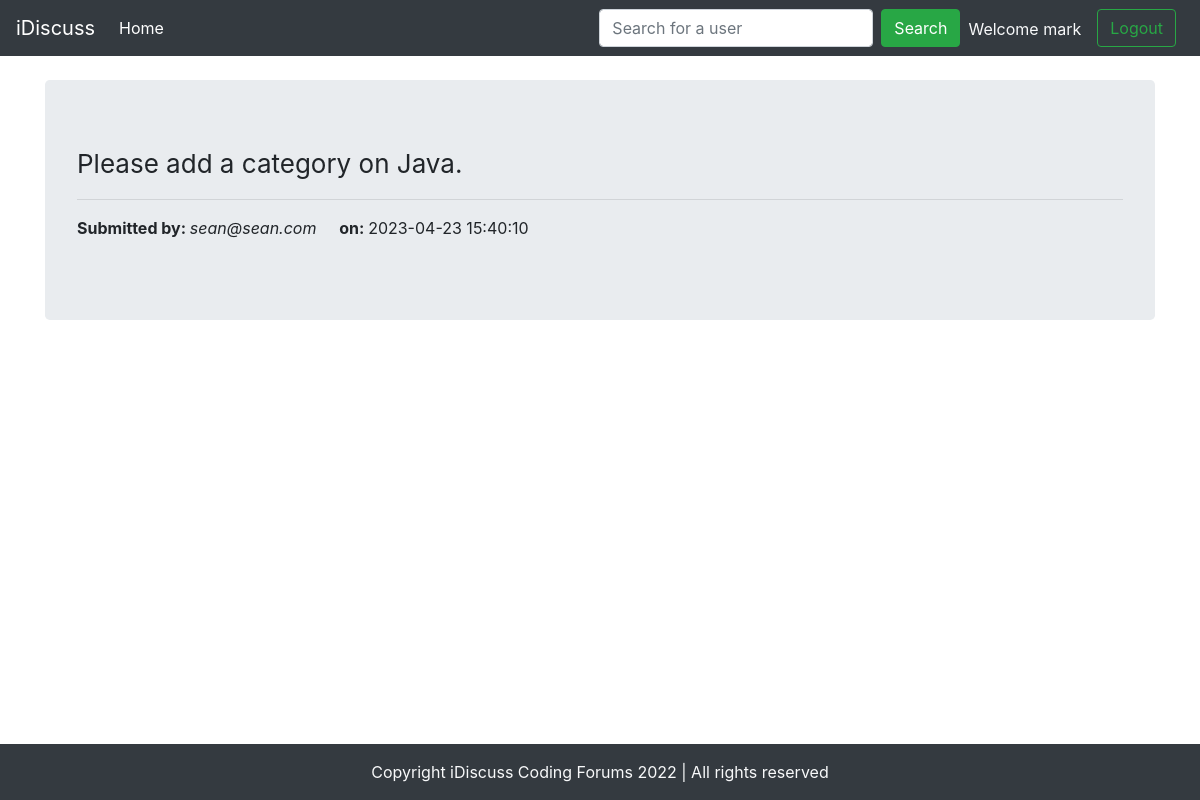
The page /query.php?queryid=2 (signed in) on the database its author committed.
### tables this page shows
CREATE TABLE `queries` (
  `query_id` int(8) NOT NULL,
  `user_email` varchar(50) NOT NULL,
  `query` text NOT NULL,
  `submitted_on` datetime NOT NULL,
  `seen` tinyint(1) NOT NULL
);

### query.php (the view, shortened to what this page needs)
<!doctype html>
<html lang="en">
<head>
    <link rel="stylesheet" href="/forum/css/bootstrap.min.css"
>
</head>
<body>
    <?php include 'partials/_dbconnect.php'?>
<?php
    if(isset($_SESSION['adminloggedin'])&&$_SESSION['adminloggedin']==true)
    {
    include 'partials/_adminheader.php';
    }
    else
    {
        pagenotfound();
    }
?>
  <?php
            if(isset($_GET['queryid']))
            {
                $id=(int)$_GET['queryid'];
                $sql="SELECT * FROM `queries` WHERE query_id=$id";
                $result=mysqli_query($conn, $sql);
                $row = mysqli_fetch_assoc($result);
            }
            if($row==null || !isset($_GET['queryid']))
            {
                pagenotfound();
            }
            else
            {
               $query=$row['query'];
               $user_email=$row['user_email'];
               $submitted_on=$row['submitted_on'];
               $seen=$row['seen'];
               if($seen==0)
               {
                    $sql="UPDATE queries SET seen='1' WHERE query_id='$id'";
                    $result=mysqli_query($conn, $sql);
                    if($result)
                    {
                            echo '<div class="container my-4" id="maincontainer">
                            <div class="jumbotron">
                            <span style="font-size:26px;">'.$query.'</span>
                            <hr class="my-3">
                            <p><span class="font-weight-bold">Submitted by: </span><em>' .$user_email. '</em><span class="font-weight-bold">&nbsp;&nbsp;&nbsp;&nbsp;&nbsp;&nbsp;on: </span>'.$submitted_on.'</p>
                            </div>
                            </div>';
                    }
                    else
                    {
                        pagenotfound();
                    }
               }
               else
               {
                    echo '<div class="container my-4" id="maincontainer">
                    <div class="jumbotron">
                    <span style="font-size:26px;">'.$query.'</span>
                    <hr class="my-3">
                    <p><span class="font-weight-bold">Submitted by: </span><em>' .$user_email. '</em><span class="font-weight-bold">&nbsp;&nbsp;&nbsp;&nbsp;&nbsp;&nbsp;on: </span>'.$submitted_on.'</p>
                    </div>
                    </div>';
               }
            }
  ?>
    <?php include 'partials/_footer.php'?>
</body>
</html>

### query.php (style rules this page uses)
#maincontainer { min-height: 80vh; }

### rows shown on the page
queries: query "Please add a category on Java.", user_email "sean@sean.com", submitted_on "2023-04-23 15:40:10"

### other values the page prints
$_SESSION['username'] "mark"
